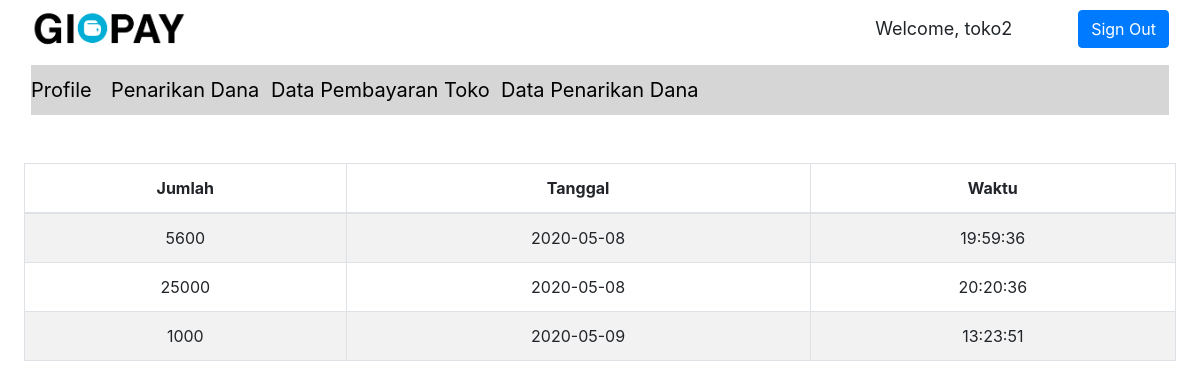
Page /dataPembT.php (signed in) on the earlier database version.
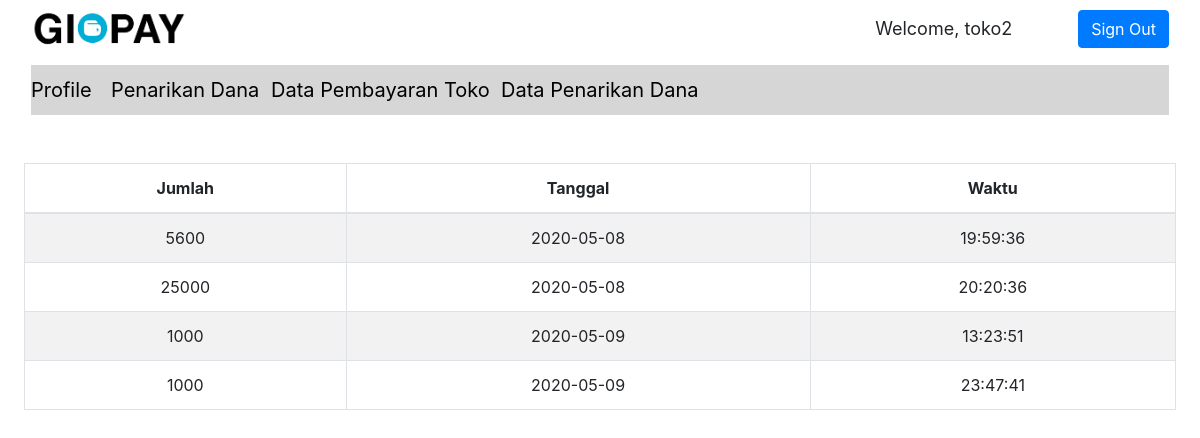
Same page on the later database version.
### tables this page shows
CREATE TABLE `historytransaksi` (
  `idUser` int(11) NOT NULL,
  `idToko` int(11) NOT NULL,
  `jumlah` float NOT NULL,
  `tanggal` date NOT NULL,
  `waktu` time NOT NULL
);

### server.php (called while the page is built, shortened)
<?php
    require_once "mysqlDB.php";
function getTransToko($uname){
    $db = new MySQLDB('localhost', 'root', '', 'gipay');
    $username = $uname;
    $username = $db->escapeString($username);
    $query = "SELECT idUser FROM pemiliktoko WHERE username=";
    $query .= "'".$username."'";
    $query_result = $db->executeSelectQuery($query);
    $idUser = $query_result[0][0];
    $query2 = "SELECT jumlah, tanggal, waktu FROM historytransaksi WHERE idToko = $idUser";
    $res = $db->executeSelectQuery($query2);
    return $res;
}
?>

### mysqlDB.php (called while the page is built, shortened)
<?php
class MySQLDB{
	protected $servername;
	protected $username;
	protected $password;
	protected $dbname;
	protected $db_connection;
	public function __construct($servername,$username,$password,$dbname){
		$this->servername=$servername;
		$this->username=$username;
		$this->password=$password;
		$this->dbname=$dbname;
	}
	public function openConnection(){
		$this->db_connection=new mysqli($this->servername,$this->username,$this->password,$this->dbname);
	}
	public function executeSelectQuery($sql){
		$query_result=$this->db_connection->query($sql);
		$result=[];
		if($query_result!=[]){
			if($query_result->num_rows > 0){
				while ($row=$query_result->fetch_row()) {
					$result[] = $row;
				}
			}
		}
		return $result;
	}
	public function escapeString($input){
		$res = $this->db_connection->real_escape_string($input);
		return $res;
	}
}
?>

### dataPembT.php (the view, shortened to what this page needs)
<?php
    include "server.php";
?>
<!DOCTYPE html>
<html>
<head>
    <link rel="stylesheet" href="assets/bootstrap/css/bootstrap.min.css">
    <link rel="stylesheet" href="assets/css/Data-Table-1.css">
    <link rel="stylesheet" href="assets/css/Data-Table.css">
    <link rel="stylesheet" href="assets/css/Header-Blue.css">
    <link rel="stylesheet" href="https://cdn.datatables.net/1.10.15/css/dataTables.bootstrap.min.css">
    <link rel="stylesheet" href="assets/css/Google-Style-Login.css">
    <link rel="stylesheet" href="assets/css/LinkedIn-like-Profile-Box.css">
    <link rel="stylesheet" href="assets/css/Pretty-Registration-Form.css">
    <link rel="stylesheet" href="assets/css/styles.css">
    <link rel="stylesheet" href="assets/css/Table-With-Search-1.css">
    <link rel="stylesheet" href="assets/css/Table-With-Search.css">
    <link rel="stylesheet" href="assets/css/Team-Boxed.css">
</head>
<body>
    <nav class="navbar navbar-light navbar-expand-md" style="background-color: #ffffff;">
        <div class="container-fluid"><img src="assets/img/Gipay.png" style="height: 40px;">
            <input class="form-control-plaintext" type="text" value="Welcome, <?php echo $_SESSION['username']; ?>" readonly="" style="width: 205px;font-size: 18px;"><a href="dataPembT.php?logout='1'" class="btn btn-primary" role="button">Sign Out</a></div>
    </nav>
    <nav class="navbar navbar-light navbar-expand-md">
        <div class="container-fluid"><button data-toggle="collapse" class="navbar-toggler" data-target="#navcol-2"><span class="sr-only">Toggle navigation</span><span class="navbar-toggler-icon"></span></button>
            <div class="collapse navbar-collapse" id="navcol-2" style="background-color: #d7d6d6;font-size: 20px;height: 50px;color: rgb(0,0,0);">
                <a href="profToko.php" style="color: rgb(0,0,0);width: 80px;">Profile</a><a href="penarikanToko.php" style="color: rgb(0,0,0);width: 160px;">Penarikan Dana</a><a href="dataPembT.php" style="color: rgb(0,0,0);width: 230px;">Data Pembayaran Toko</a><a href="dataPenT.php"
                    style="color: rgb(0,0,0);width: 230px;">Data Penarikan Dana</a></div>
        </div>
    </nav>
    <div>
        <div class="container">
            <div class="row">
                <div class="col-md-12" style="height: 40px;background-color: #ffffff;"></div>
            </div>
        </div>
    </div><table id="example" class="table table-striped table-bordered" cellspacing="0" width="100px">
        <thead>
            <tr>
                <th style="text-align:center;">Jumlah</th>
                <th style="text-align:center;">Tanggal</th>
                <th style="text-align:center;">Waktu</th>
            </tr>
        </thead>
        <tbody>
            <?php
            $username = $_SESSION['username'];
            $result = getTransToko($username);
            foreach($result as $row) {
                echo '<tr>';
                foreach($row as $cell){
                    echo('<td>' . $cell . '</td>');
                }
                echo '</tr>';
			}
            ?>
        </tbody>
    </table>
</body>
</html>

Differences in the rows shown:
added historytransaksi: jumlah "1000", tanggal "2020-05-09", waktu "23:47:41"
